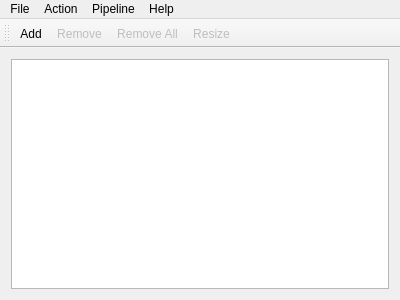
<?xml version="1.0" encoding="UTF-8"?>
<ui version="4.0">
 <class>MainWindow</class>
 <widget class="QMainWindow" name="MainWindow">
  <property name="geometry">
   <rect>
    <x>0</x>
    <y>0</y>
    <width>400</width>
    <height>300</height>
   </rect>
  </property>
  <property name="windowTitle">
   <string>Image Converter</string>
  </property>
  <property name="layoutDirection">
   <enum>Qt::LeftToRight</enum>
  </property>
  <widget class="QWidget" name="centralWidget">
   <layout class="QHBoxLayout" name="horizontalLayout">
    <item>
     <widget class="QListWidget" name="listWidget">
      <property name="sizePolicy">
       <sizepolicy hsizetype="Expanding" vsizetype="Expanding">
        <horstretch>0</horstretch>
        <verstretch>0</verstretch>
       </sizepolicy>
      </property>
      <property name="contextMenuPolicy">
       <enum>Qt::CustomContextMenu</enum>
      </property>
      <property name="selectionMode">
       <enum>QAbstractItemView::MultiSelection</enum>
      </property>
     </widget>
    </item>
   </layout>
  </widget>
  <widget class="QToolBar" name="mainToolBar">
   <property name="enabled">
    <bool>true</bool>
   </property>
   <attribute name="toolBarArea">
    <enum>TopToolBarArea</enum>
   </attribute>
   <attribute name="toolBarBreak">
    <bool>false</bool>
   </attribute>
   <addaction name="actionAdd"/>
   <addaction name="actionRemove"/>
   <addaction name="actionRemove_All"/>
   <addaction name="actionResize"/>
  </widget>
  <widget class="QMenuBar" name="menuBar">
   <property name="geometry">
    <rect>
     <x>0</x>
     <y>0</y>
     <width>400</width>
     <height>22</height>
    </rect>
   </property>
   <widget class="QMenu" name="menuFile">
    <property name="title">
     <string>File</string>
    </property>
    <addaction name="actionAdd"/>
    <addaction name="actionRemove"/>
    <addaction name="actionRemove_All"/>
    <addaction name="separator"/>
    <addaction name="actionQuit"/>
   </widget>
   <widget class="QMenu" name="menuAction">
    <property name="title">
     <string>Action</string>
    </property>
   </widget>
   <widget class="QMenu" name="menuPipeline">
    <property name="title">
     <string>Pipeline</string>
    </property>
    <addaction name="actionPipelineEditor"/>
    <addaction name="separator"/>
    <addaction name="actionResize_Export"/>
   </widget>
   <widget class="QMenu" name="menuHelp">
    <property name="title">
     <string>Help</string>
    </property>
    <addaction name="actionAbout"/>
   </widget>
   <addaction name="menuFile"/>
   <addaction name="menuAction"/>
   <addaction name="menuPipeline"/>
   <addaction name="menuHelp"/>
  </widget>
  <action name="actionResize">
   <property name="enabled">
    <bool>false</bool>
   </property>
   <property name="text">
    <string>Resize</string>
   </property>
   <property name="toolTip">
    <string>Resize</string>
   </property>
  </action>
  <action name="actionAdd">
   <property name="text">
    <string>Add</string>
   </property>
  </action>
  <action name="actionRemove">
   <property name="enabled">
    <bool>false</bool>
   </property>
   <property name="text">
    <string>Remove</string>
   </property>
  </action>
  <action name="actionRemove_All">
   <property name="enabled">
    <bool>false</bool>
   </property>
   <property name="text">
    <string>Remove All</string>
   </property>
   <property name="toolTip">
    <string>Removes all elements from the list.</string>
   </property>
  </action>
  <action name="actionAbout">
   <property name="text">
    <string>About</string>
   </property>
  </action>
  <action name="actionQuit">
   <property name="text">
    <string>Quit</string>
   </property>
  </action>
  <action name="actionPipelineEditor">
   <property name="text">
    <string>Editor</string>
   </property>
  </action>
  <action name="actionResize_Export">
   <property name="text">
    <string>Resize &amp;&amp; Export</string>
   </property>
  </action>
 </widget>
 <layoutdefault spacing="6" margin="11"/>
 <resources/>
 <connections/>
</ui>
